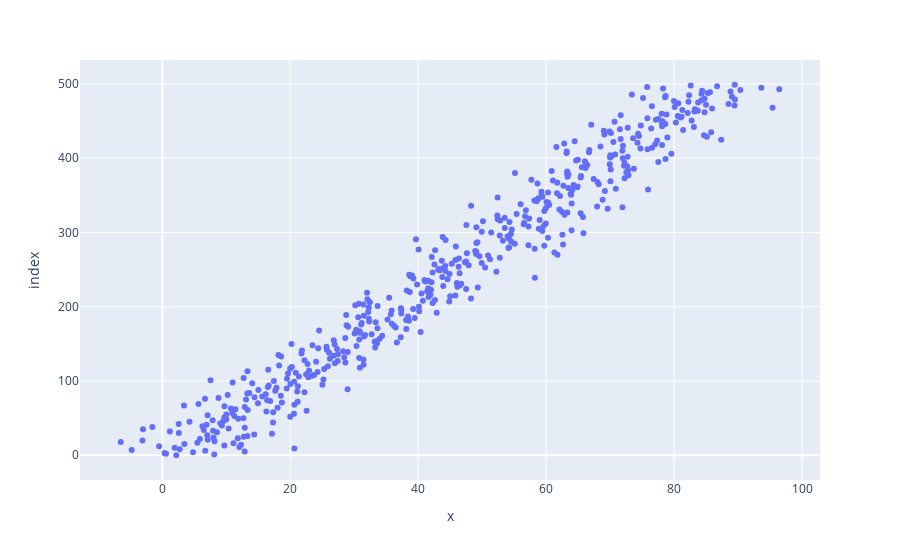

The notebook cell saved with this chart:
### Code cell
import plotly.express as px
fig = px.scatter(x, y)
fig.show()

### Figure 1 — Plotly figure (JSON) as saved in the notebook; plotly's stock layout.template omitted (floating-point values rounded to 4 significant figures; data arrays with more than 128 entries replaced by an {"elided": "..."} marker saying what was removed)
{"data": [{"hovertemplate": "x=%{x}<br>index=%{y}<extra></extra>", "legendgroup": "", "marker": {"color": "#636efa", "symbol": "circle"}, "mode": "markers", "name": "", "orientation": "h", "showlegend": false, "type": "scatter", "x": {"elided": "500 float values"}, "xaxis": "x", "y": {"elided": "500 int values"}, "yaxis": "y"}], "layout": {"autosize": true, "legend": {"tracegroupgap": 0}, "margin": {"t": 60}, "xaxis": {"anchor": "y", "autorange": true, "domain": [0, 1], "range": [-12.72, 102.7], "title": {"text": "x"}, "type": "linear"}, "yaxis": {"anchor": "x", "autorange": true, "domain": [0, 1], "range": [-38.64, 537.6], "title": {"text": "index"}, "type": "linear"}}}
